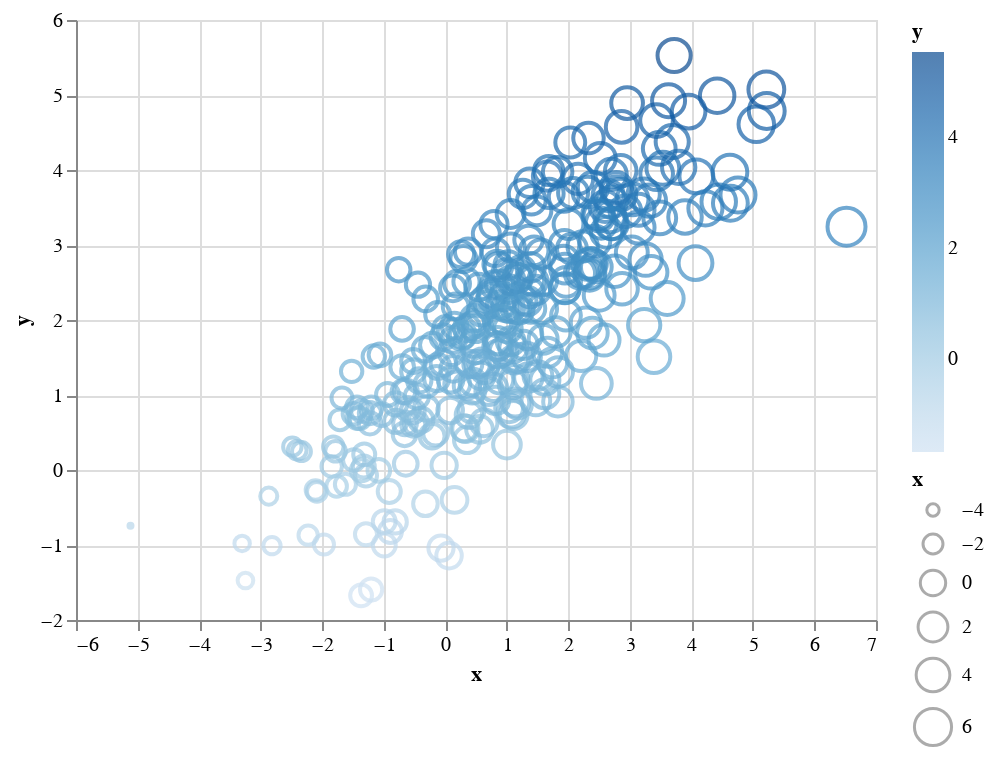

Notebook cell for this chart:
### Code cell
xp = vlfrag(field=:x,type=:q)
sp = vlfrag(field=:x,type=:q)
d = vlfrag()
vlplot(data=data, mark=:point,x=xp,y=:y,width=400,height=300,size=sp,color=:y)
# vlplot(mark=:point,x=randn(100),y=randn(100),width=400,height=300,color=rand(100),size=randn(100))
# vlplot(p)

### Figure 1 — Vega-Lite specification as saved in the notebook (floating-point values rounded to 4 significant figures; data arrays with more than 128 entries replaced by an {"elided": "..."} marker saying what was removed)
{"data": {"values": {"elided": "300 records"}}, "encoding": {"color": {"field": "y", "type": "quantitative"}, "size": {"field": "x", "type": "q"}, "x": {"field": "x", "type": "q"}, "y": {"field": "y", "type": "quantitative"}}, "height": 300, "mark": "point", "width": 400}
